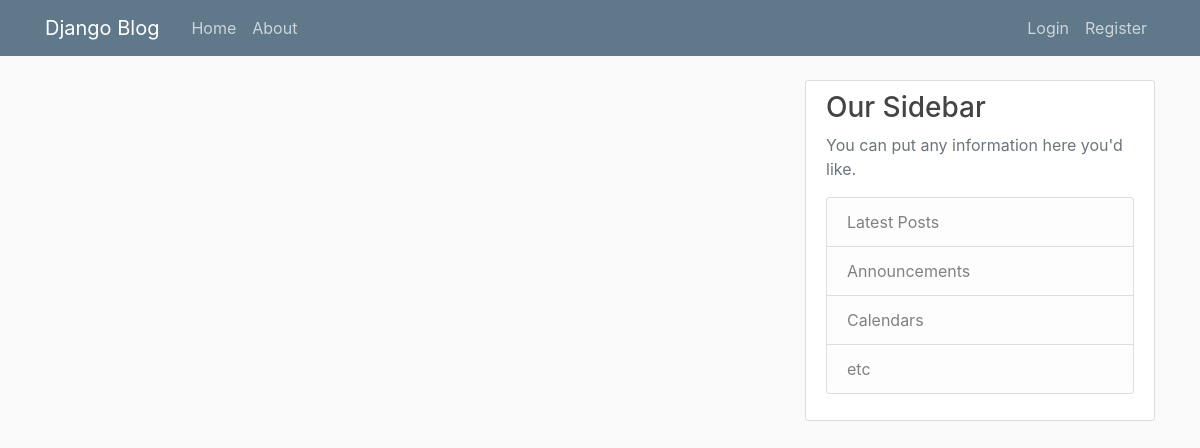
The app's page /, older data.
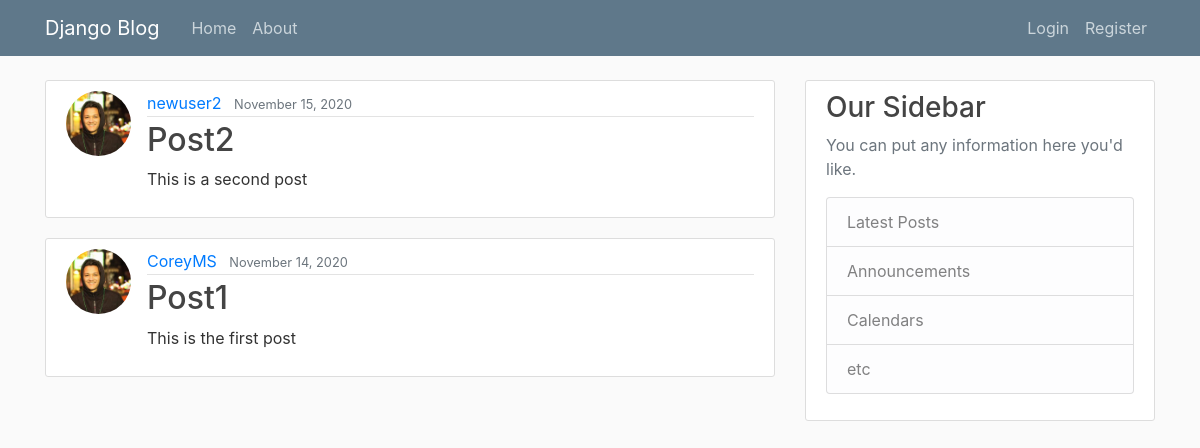
The same page, newer data.
### blog/models.py (models this page shows, shortened)
class Post(models.Model):
    title = models.CharField(max_length=100)
    content = models.TextField()
    date_posted = models.DateTimeField(default=timezone.now)
    author = models.name = models.ForeignKey(User, on_delete=models.CASCADE)

### users/models.py (models this page shows, shortened)
class Profile(models.Model):
    user = models.OneToOneField(User, on_delete=models.CASCADE)
    image = models.ImageField(default="default.jpg", upload_to="profile_pics")

### blog/views.py (the view)
# urls.py: path('', PostListView.as_view(), name="blog-home"),
class PostListView(ListView):
    model = Post
    template_name = "blog/home.html"
    context_object_name = 'posts'
    ordering = ['-date_posted']
    paginate_by = 5

### blog/templates/blog/home.html
{% extends "blog/base.html" %} {% block content %} {% for post in posts %}
<article class="media content-section">
  <img
    class="rounded-circle article-img"
    src="{{post.author.profile.image.url}}"
  />
  <div class="media-body">
    <div class="article-metadata">
      <a class="mr-2" href="#">{{ post.author }}</a>
      <small class="text-muted">{{ post.date_posted|date:"F d, Y" }}</small>
    </div>
    <h2>
      <a class="article-title" href="{% url 'post-detail' post.id %}"
        >{{ post.title }}</a
      >
    </h2>
    <p class="article-content">{{ post.content }}</p>
  </div>
</article>
{% endfor %} {% endblock content %}

Row changes from the older to the newer data that the page shows:
added Post: author.profile.image (picture), author "newuser2", date_posted "November 15, 2020", title "Post2", content "This is a second post"
added Post: author.profile.image (picture), author "CoreyMS", date_posted "November 14, 2020", title "Post1", content "This is the first post"
